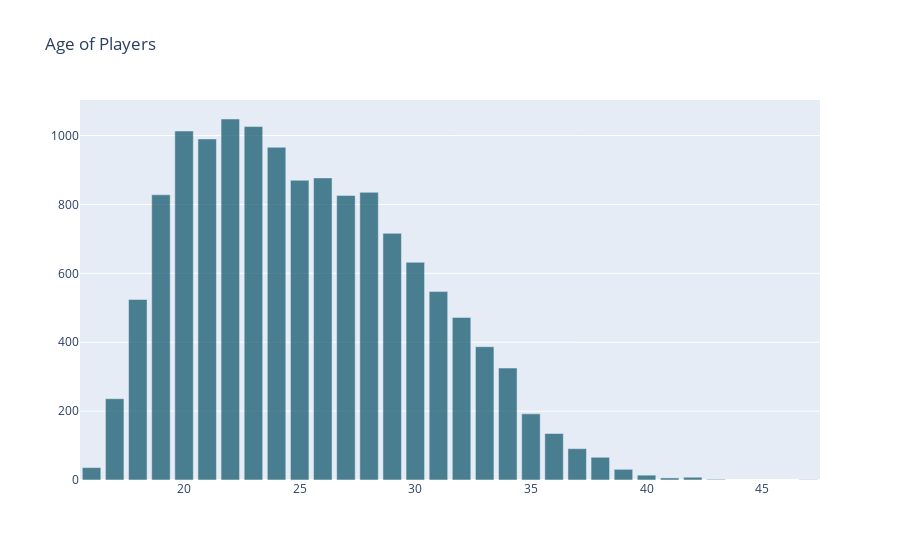

Here is the notebook cell this chart was saved with:
### Code cell
# Histogram for Age of Players

trace1 = go.Bar(x = x, y = y, name = 'Age', opacity = 0.7, marker = dict(color = 'rgb(6, 80, 100)'))
data_a = [trace1]

layout = go.Layout(barmode = "group", title = "Age of Players")
fig = go.Figure(data = data_a, layout = layout)
iplot(fig)

### Figure 1 — Plotly figure (JSON) as saved in the notebook; plotly's stock layout.template omitted (floating-point values rounded to 4 significant figures)
{"data": [{"marker": {"color": "rgb(6, 80, 100)"}, "name": "Age", "opacity": 0.7, "type": "bar", "x": [16, 17, 18, 19, 20, 21, 22, 23, 24, 25, 26, 27, 28, 29, 30, 31, 32, 33, 34, 35, 36, 37, 38, 39, 40, 41, 42, 43, 47], "y": [36, 236, 524, 828, 1013, 990, 1048, 1026, 966, 870, 877, 826, 835, 716, 632, 547, 472, 387, 325, 192, 135, 91, 66, 31, 14, 6, 8, 2, 1]}], "layout": {"barmode": "group", "title": {"text": "Age of Players"}}}
